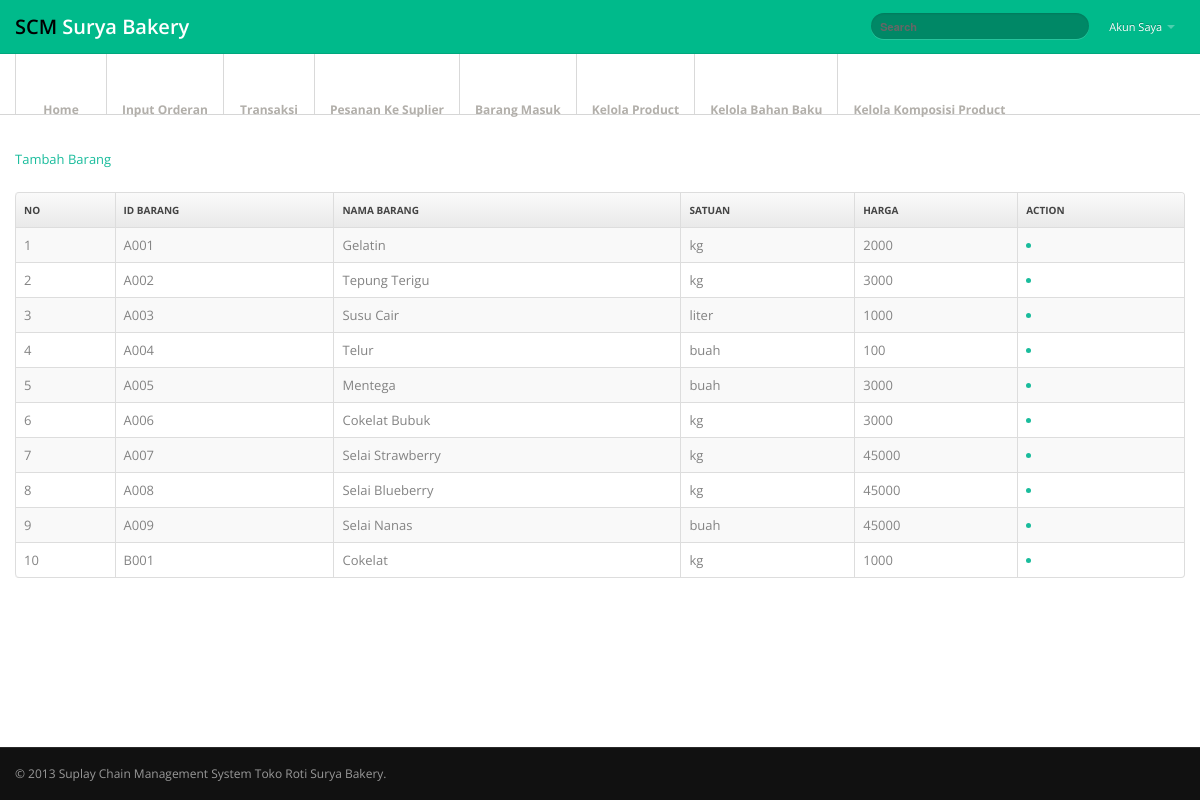
The app's page /admin.php?module=tampil_barang (signed in) with its own data.
### tables this page shows
CREATE TABLE `barang` (
  `id_barang` varchar(20) NOT NULL,
  `nama_barang` varchar(60) NOT NULL,
  `jumlah` int(11) NOT NULL,
  `harga` int(11) NOT NULL,
  `satuan` varchar(20) NOT NULL,
  `biaya_pemesanan` int(11) NOT NULL,
  `biaya_penyimpanan` int(11) NOT NULL,
  `lt` int(11) NOT NULL,
  `sl` float NOT NULL,
  `eoq` int(11) NOT NULL,
  `frekuensi_pemesanan` int(11) NOT NULL,
  `rop` int(11) NOT NULL,
  `ss` int(11) NOT NULL,
  `status` enum('B','P','S') NOT NULL
);

### module/admin/tampil_barang.php (the view, shortened to what this page needs)
 <div class="container">
   <div class="row">
     <div class="span12">
<?php
	include 'module/koneksi.php';
	$query = mysqli_query($koneksi, "SELECT * FROM barang");
?>
<a href="?module=insert_barang"><i class="fas fa-plus-circle"></i> Tambah Barang</a><br><br>
<div class="panel-body table-responsive">
           <table id="example" class="table table-striped table-bordered" cellspacing="0" width="100%">
	<thead>
		<th>No</th>
		<th>Id barang</th>
		<th>Nama barang</th>
		<th>Satuan</th>
		<th>Harga</th>
		<th>Action</th>
	</thead>
	<tbody>
	<?php
		$no = 1;
		while ($row = mysqli_fetch_array($query)) { ?>
		<tr>
			<td><?php echo $no++; ?></td>
			<td><?php echo $row['id_barang']; ?></td>
			<td><?php echo $row['nama_barang']; ?></td>
			<td><?php echo $row['satuan']; ?></td>
			<td><?php echo $row['harga']; ?></td>
			<td>
				<a onclick="return konfirmasi();" href="?module=hapus_barang&id_barang=<?php echo $row['id_barang']; ?>"><abbr title="Hapus"><li class="fas fa-trash-alt"></li></abbr></a>
			</td>
		</tr>
		<?php } ?>
	</tbody>
</table>
</div>
     </div>
   </div>
 </div>

### assets/css/style.css (style rules this page uses)
body { background: #f9f6f1; font: 13px/1.7em 'Open Sans'; }
.table td { vertical-align: middle; }
.table-bordered th { background: #E9E9E9; background:-moz-linear-gradient(top, #FAFAFA 0%, #E9E9E9 100%); background:-webkit-gradient(linear, left top, left bottom, color-stop(0%,#FAFAFA), color-stop(100%,#E9E9E9)); background:-webkit-linear-gradient(top, #FAFAFA 0%,#E9E9E9 100%); background:-o-linear-gradient(top, #FAFAFA 0%,#E9E9E9 100%); background:-ms-linear-gradient(top, #FAFAFA 0%,#E9E9E9 100%); background:linear-gradient(top, #FAFAFA 0%,#E9E9E9 100%); filter: progid:DXImageTransform.Microsoft.gradient(startColorstr='#FAFAFA', endColorstr='#E9E9E9'); -ms-filter: "progid:DXImageTransform.Microsoft.gradient(startColorstr='#FAFAFA', endColorstr='#E9E9E9')"; font-size: 10px; color: #444; text-transform: uppercase; }

### assets/css/signin.css (style rules this page uses)
body { background: url(../../img/body-bg.png); color:#838383; font: 13px/1.7em 'Open Sans'; }

### records on screen
barang: id_barang "A001", nama_barang "Gelatin", satuan "kg", harga "2000"
barang: id_barang "A002", nama_barang "Tepung Terigu", satuan "kg", harga "3000"
barang: id_barang "A003", nama_barang "Susu Cair", satuan "liter", harga "1000"
barang: id_barang "A004", nama_barang "Telur", satuan "buah", harga "100"
barang: id_barang "A005", nama_barang "Mentega", satuan "buah", harga "3000"
barang: id_barang "A006", nama_barang "Cokelat Bubuk", satuan "kg", harga "3000"
barang: id_barang "A007", nama_barang "Selai Strawberry", satuan "kg", harga "45000"
barang: id_barang "A008", nama_barang "Selai Blueberry", satuan "kg", harga "45000"
barang: id_barang "A009", nama_barang "Selai Nanas", satuan "buah", harga "45000"
barang: id_barang "B001", nama_barang "Cokelat", satuan "kg", harga "1000"
